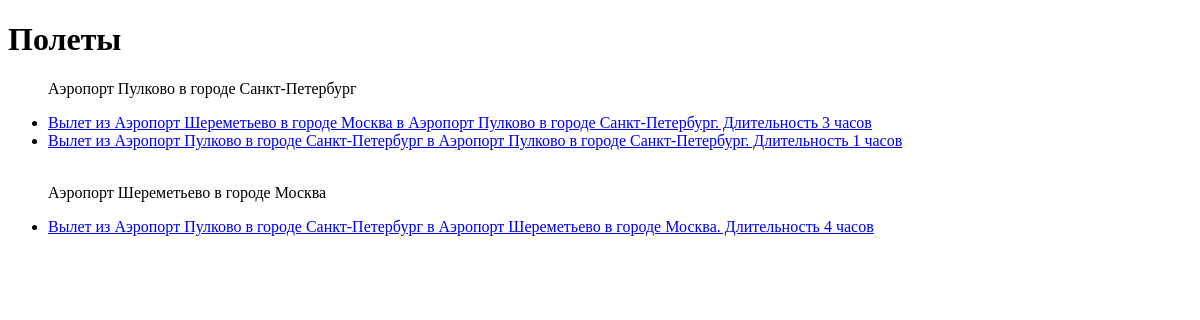
Before: / with the older database file.
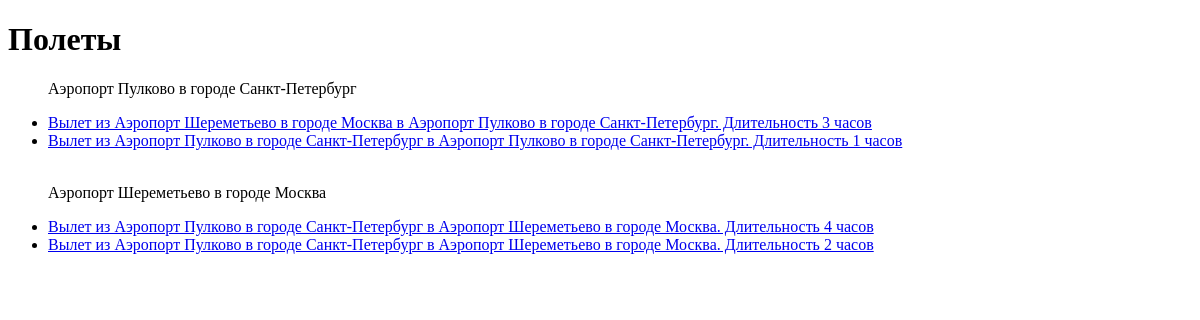
After: the same page with the newer database file.
### flights/models.py (models this page shows)
class Airport(models.Model):
    name = models.CharField(max_length=60, verbose_name='Название')
    city = models.CharField(max_length=60, verbose_name='Город')
    def __str__(self):
        return f'Аэропорт {self.name} в городе {self.city}'
    def get_arrivals(self):
        return self.flight_destination.all()

class Flight(models.Model):
    origin = models.ForeignKey(Airport, verbose_name='Точка отправления', related_name='flight_origin', on_delete=models.CASCADE, null=True)
    destination = models.ForeignKey(Airport, verbose_name='Точка прибытия', related_name='flight_destination', on_delete=models.CASCADE, null=True)
    duration = models.IntegerField(verbose_name='Длительность')
    def __str__(self):
        return f'Вылет из {self.origin} в {self.destination}. Длительность {self.duration} часов\n'

### flights/views.py (the view)
# urls.py: path('', airports),
def airports(request):
    f = Airport.objects.all()
    context = {
        'airports': f
    }
    return render(request, 'index.html', context)

### flights/templates/index.html (shortened to what this page needs)
{% extends 'base.html' %}
{% block body %}
    <h1>Полеты</h1>
    <ul>
        {% for airport in airports %}
        <p>{{ airport }}</p>
              {% for flight in airport.get_arrivals %}
                <li> <a href="{% url 'flight' flight.id %}"> {{flight}} </a> </li>
              {% endfor %}
        <br>
        {% endfor %}
    </ul>
{% endblock %}

### flights/templates/base.html (shortened to what this page needs)
<!DOCTYPE html>
<html lang="en">
<head>
</head>
<body>
    {% block body %} {% endblock %}
</body>
</html>

Changed rows visible on the page:
added Flight: origin+destination+duration "Вылет из Аэропорт Пулково в городе Санкт-Петербург в Аэропорт Шереметьево в городе Москва. Длительность 2 часов", shown under Airport "Аэропорт Шереметьево в городе Москва"
